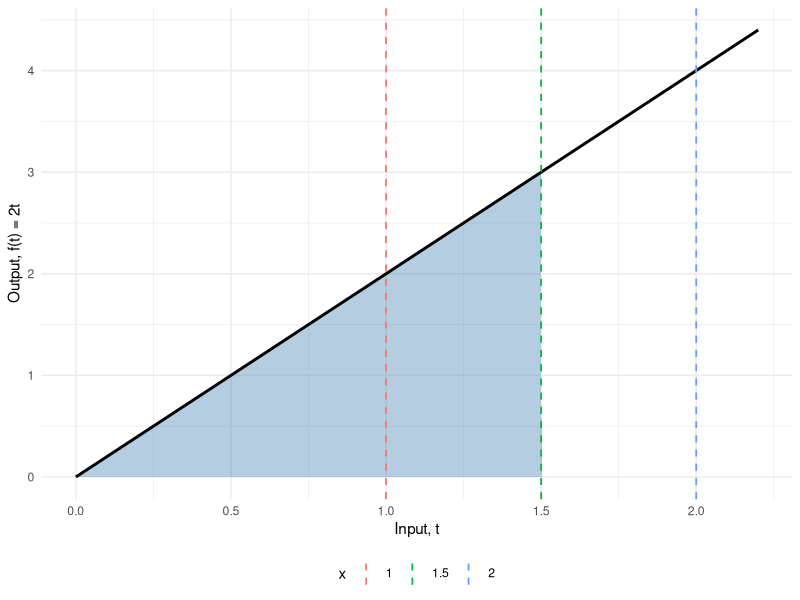
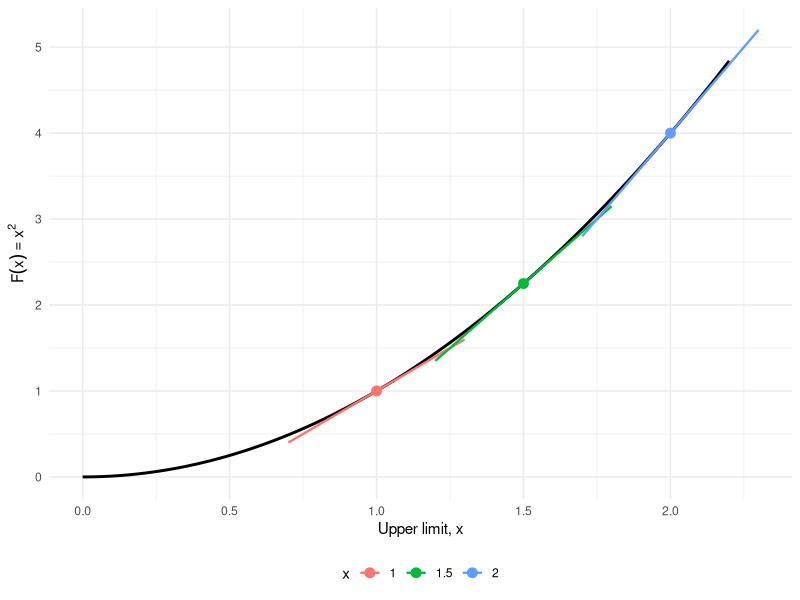

Reproduce these figures in R, in order.
## ---- chunk 1
#| label: ftc-part1-setup
#| include: false
x_marks <- c(1, 1.5, 2)
x_focus <- 1.5
## ---- chunk 2
#| label: ftc-part1-left-code
#| code-fold: true
ggplot2::ggplot() +
  ggplot2::geom_area(
    data = tibble::tibble(t = seq(0, x_focus, length.out = 200)),
    ggplot2::aes(x = t, y = 2 * t),
    fill = "steelblue", alpha = 0.4
  ) +
  ggplot2::geom_function(fun = \(t) 2 * t, xlim = c(0, 2.2), linewidth = 1) +
  ggplot2::geom_vline(
    data = tibble::tibble(x = x_marks),
    ggplot2::aes(xintercept = x, color = factor(x)),
    linetype = "dashed", linewidth = 0.6
  ) +
  ggplot2::labs(x = "Input, t", y = "Output, f(t) = 2t", color = "x") +
  ggplot2::theme_minimal() +
  ggplot2::theme(legend.position = "bottom")
## ---- chunk 3
#| label: ftc-part1-right-code
#| code-fold: true
slope_df <- tibble::tibble(
  x = x_marks,
  Fx = x_marks^2,
  slope = 2 * x_marks
)

ggplot2::ggplot() +
  ggplot2::geom_function(fun = \(x) x^2, xlim = c(0, 2.2), linewidth = 1) +
  ggplot2::geom_point(
    data = slope_df,
    ggplot2::aes(x = x, y = Fx, color = factor(x)),
    size = 3
  ) +
  ggplot2::geom_segment(
    data = slope_df,
    ggplot2::aes(
      x = x - 0.3, xend = x + 0.3,
      y = Fx - 0.3 * slope, yend = Fx + 0.3 * slope,
      color = factor(x)
    ),
    linewidth = 0.8
  ) +
  ggplot2::labs(x = "Upper limit, x", y = expression(F(x) == x^2), color = "x") +
  ggplot2::theme_minimal() +
  ggplot2::theme(legend.position = "bottom")
